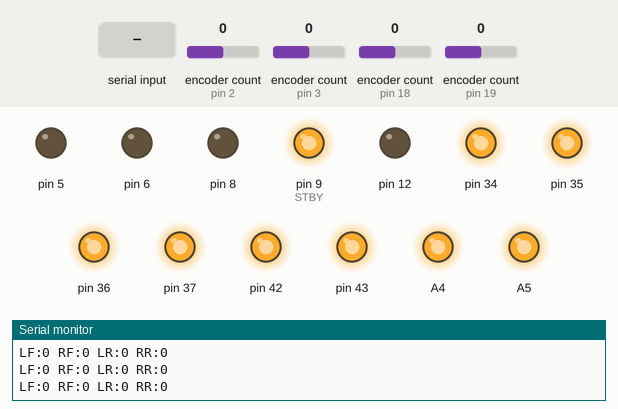
Recording of a sketch running on a simulated Arduino Mega 2560, built with avr-gcc and run on an emulated ATmega2560. Shown: output pins drawn as LEDs (lit = HIGH), the last lines printed to the serial monitor. The inputs (shaded band) are chosen by the test bench; at power-on: encoder count (sensors on pin 2, pin 19, pin 3, pin 18) 0.

Above: at 1.2 s.
1.3 s: "w\n" received over Serial
At 1.6 s:
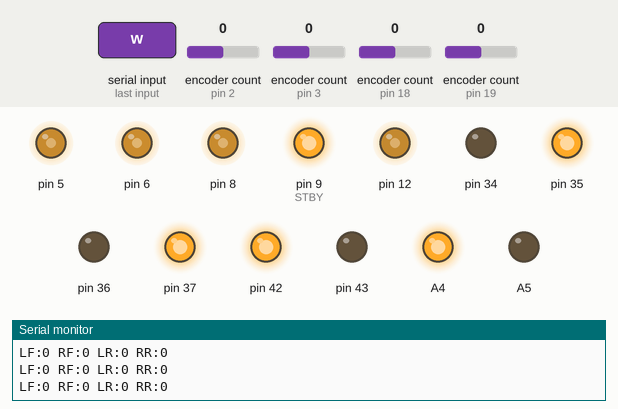
2.8 s: encoder count (sensor on pin 2) set to 1
At 3.8 s:
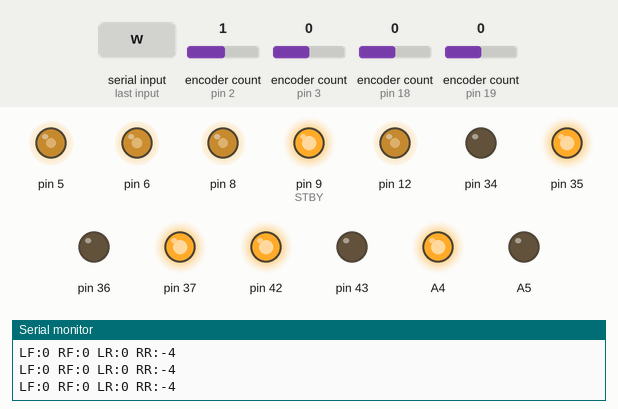
4.3 s: encoder count (sensor on pin 19) set to 4
At 5.4 s:
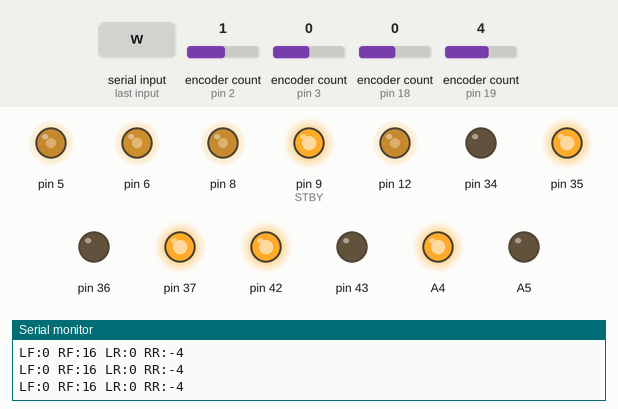
5.8 s: "s\n" received over Serial
At 6.9 s:
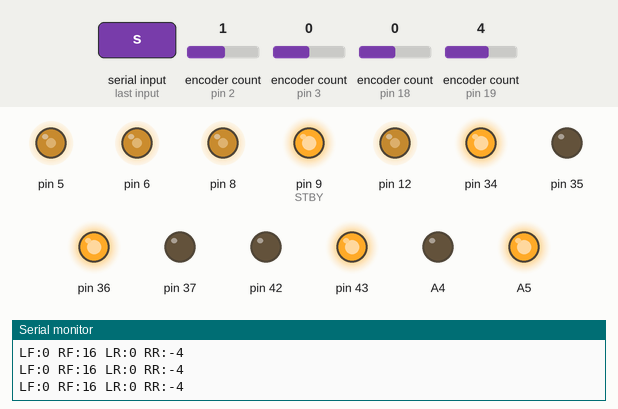
7.3 s: encoder count (sensor on pin 3) set to 1
At 7.9 s:
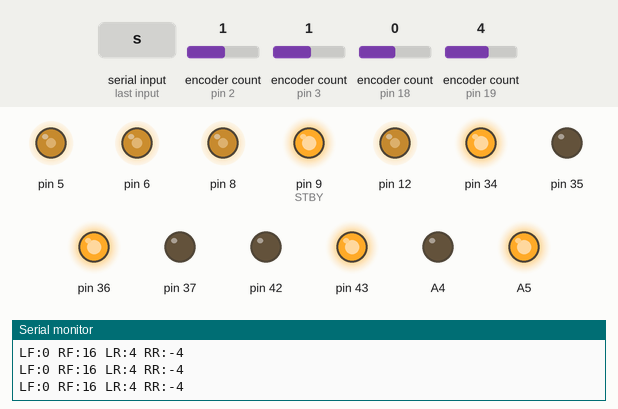
8.8 s: encoder count (sensor on pin 18) set to 4
At 9.6 s:
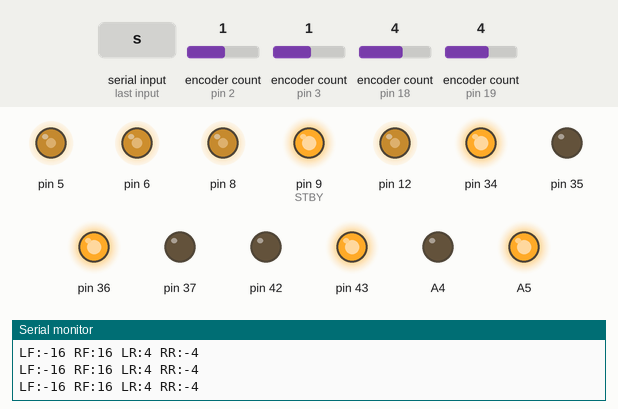
Timing chart, 0 to 11.3 s (numbered marks = the images above; inputs shaded):
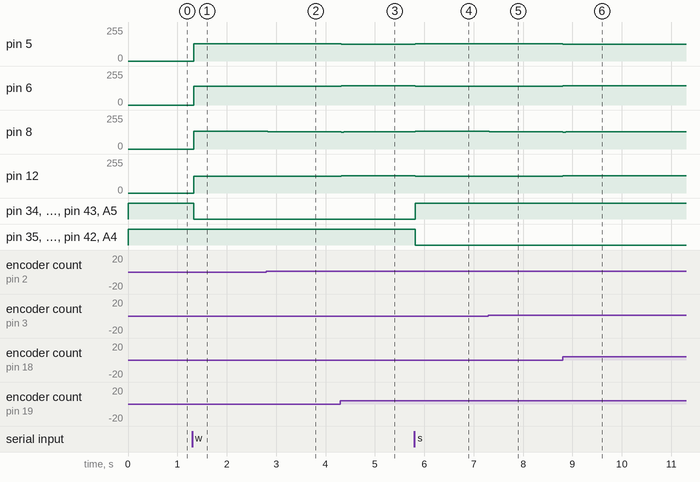

The sketch:

motor_controller.ino
```cpp
/**************************************************************
 * SAFRS AGV - 4WD Motor Controller (Arduino Mega 2560)
 * -----------------------------------------------------------
 * Controls:
 *   - 4 × TB6612FNG Motor Drivers (LF, RF, LR, RR)
 *   - Quadrature Encoders (per wheel)
 *   - PID-based straight driving
 *   - Turn balancing using encoder feedback
 *
 * Works with:
 *   motor_serial_bridge.py on Motor Raspberry Pi
 *
 * Serial Commands:
 *   w → Forward
 *   s → Backward
 *   a → Turn Left
 *   d → Turn Right
 *   x → Stop
 *
 * Status Output:
 *   Prints encoder data every loop:
 *     LF:<val> RF:<val> LR:<val> RR:<val>
 *
 *************************************************************/

#include "tb6612_motor.h"

// ============================================================
//  Motor Definitions (Remapped to LF / RF / LR / RR)
// ============================================================

// LF = original M1
SPDMotor *LF = new SPDMotor(18, 31, true, 12, 35, 34);

// RF = original M2
SPDMotor *RF = new SPDMotor(19, 38, false, 8, 37, 36);

// LR = original M3
SPDMotor *LR = new SPDMotor(3, 49, true, 6, 42, 43);

// RR = original M4
SPDMotor *RR = new SPDMotor(2, A1, false, 5, A4, A5);

#define STBY 9

// ============================================================
//  Speed Configuration
// ============================================================
int speed = 127;
const int maxSpeed = 255;

// Base driving scale (tuned per wheel)
float scale_LF = 0.99f;
float scale_RF = 1.05f;
float scale_LR = 1.10f;
float scale_RR = 1.03f;

// Turning scale
float turn_LF = 1.10f;
float turn_RF = 1.05f;
float turn_LR = 1.15f;
float turn_RR = 1.05f;

// Motor direction correction
int dir_LF = -1;
int dir_RF = -1;
int dir_LR = -1;
int dir_RR = -1;

// Encoder sign
int sign_LF = 1;
int sign_RF = 1;
int sign_LR = -1;
int sign_RR = -1;

// ============================================================
// PID Controller
// ============================================================
float Kp = 0.8f, Ki = 0.0f, Kd = 0.1f;
float error = 0, prev_error = 0, integral = 0;

float computePID(float leftEnc, float rightEnc) {

    float e = fabs(leftEnc) - fabs(rightEnc);
    error = e;

    integral += e;
    integral = constrain(integral, -300, 300);

    float derivative = e - prev_error;
    prev_error = e;

    float out = Kp * e + Ki * integral + Kd * derivative;
    return constrain(out, -80, 80);
}

void resetPID() {
    error = prev_error = integral = 0;
}

// ============================================================
// Encoder Offset
// ============================================================
long offsetL = 0, offsetR = 0;

void resetEncoders() {
    long lf = sign_LF * LF->getEncoderPosition();
    long rf = sign_RF * RF->getEncoderPosition();
    long lr = sign_LR * LR->getEncoderPosition();
    long rr = sign_RR * RR->getEncoderPosition();

    offsetL = (lf + lr) / 2;
    offsetR = (rf + rr) / 2;
}

// ============================================================
// Command Enum
// ============================================================
enum Command { STOP, FORWARD, BACKWARD, TURN_LEFT, TURN_RIGHT };
Command current_cmd = STOP;

// ============================================================
// Deadzone Compensation
// ============================================================
inline int with_deadzone(int pwm) {
    if (pwm == 0) return 0;
    int s = (pwm > 0) ? 1 : -1;
    if (abs(pwm) < 20) return s * 20;
    return pwm;
}

// ============================================================
// Motor Stop
// ============================================================
void stop_all() {
    LF->hardStop();
    RF->hardStop();
    LR->hardStop();
    RR->hardStop();
}

// ============================================================
// Setup
// ============================================================
void setup() {

    Serial.begin(115200);
    pinMode(STBY, OUTPUT);
    digitalWrite(STBY, HIGH);

    stop_all();
    resetEncoders();
    resetPID();

    Serial.println("=== SAFRS 4WD Motor Controller Ready ===");
}

// ============================================================
// Main Loop
// ============================================================
void loop() {

    // =======================
    // Read Serial Command
    // =======================
    while (Serial.available() > 0) {

        String cmd = Serial.readStringUntil('\n');
        cmd.trim();

        bool changed = false;

        if (cmd == "w") { current_cmd = FORWARD; changed = true; }
        else if (cmd == "s") { current_cmd = BACKWARD; changed = true; }
        else if (cmd == "a") { current_cmd = TURN_LEFT; changed = true; }
        else if (cmd == "d") { current_cmd = TURN_RIGHT; changed = true; }
        else if (cmd == "x") { current_cmd = STOP; changed = true; }

        if (changed) {
            resetEncoders();
            resetPID();
        }
    }

    // ===================================================
    // Print Encoder Values
    // ===================================================
    long lf = sign_LF * LF->getEncoderPosition();
    long rf = sign_RF * RF->getEncoderPosition();
    long lr = sign_LR * LR->getEncoderPosition();
    long rr = sign_RR * RR->getEncoderPosition();

    Serial.print("LF:"); Serial.print(lf);
    Serial.print(" RF:"); Serial.print(rf);
    Serial.print(" LR:"); Serial.print(lr);
    Serial.print(" RR:"); Serial.println(rr);

    // ===================================================
    // TURN MODE
    // ===================================================
    if (current_cmd == TURN_LEFT || current_cmd == TURN_RIGHT) {

        int baseTurn = speed;

        long leftEnc  = (lf + lr) / 2 - offsetL;
        long rightEnc = (rf + rr) / 2 - offsetR;

        float correction = constrain(computePID(leftEnc, rightEnc), -20, 20);

        int Lcmd, Rcmd;

        if (current_cmd == TURN_LEFT) {
            Lcmd = -(baseTurn - correction);
            Rcmd =  (baseTurn - correction);
        } else {
            Lcmd =  (baseTurn - correction);
            Rcmd = -(baseTurn - correction);
        }

        auto turn_deadzone = [](int pwm) {
            if (pwm == 0) return 0;
            int s = (pwm > 0) ? 1 : -1;
            if (abs(pwm) < 15) return s * 15;
            return pwm;
        };

        Lcmd = turn_deadzone(Lcmd);
        Rcmd = turn_deadzone(Rcmd);

        LF->speed(constrain(Lcmd * scale_LF * turn_LF, -255, 255) * dir_LF);
        LR->speed(constrain(Lcmd * scale_LR * turn_LR, -255, 255) * dir_LR);
        RF->speed(constrain(Rcmd * scale_RF * turn_RF, -255, 255) * dir_RF);
        RR->speed(constrain(Rcmd * scale_RR * turn_RR, -255, 255) * dir_RR);

        delay(50);
        return;
    }

    // ===================================================
    // FORWARD / BACKWARD
    // ===================================================
    if (current_cmd == STOP) {
        stop_all();
        delay(50);
        return;
    }

    long leftEnc  = (lf + lr) / 2 - offsetL;
    long rightEnc = (rf + rr) / 2 - offsetR;

    float correction = computePID(leftEnc, rightEnc);
    int baseSpeed = (current_cmd == FORWARD) ? speed : -speed;

    int leftPID  = with_deadzone(constrain(baseSpeed - correction, -maxSpeed, maxSpeed));
    int rightPID = with_deadzone(constrain(baseSpeed + correction, -maxSpeed, maxSpeed));

    LF->speed(constrain(leftPID  * scale_LF, -255, 255) * dir_LF);
    LR->speed(constrain(leftPID  * scale_LR, -255, 255) * dir_LR);
    RF->speed(constrain(rightPID * scale_RF, -255, 255) * dir_RF);
    RR->speed(constrain(rightPID * scale_RR, -255, 255) * dir_RR);

    delay(50);
}
```

tb6612_motor.cpp
```cpp
/**************************************************************
 * TB6612 Motor Driver Class for SAFRS AGV
 * Requires: Paul Stoffregen Encoder Library
 *************************************************************/

#include "tb6612_motor.h"

SPDMotor::SPDMotor(int encoderA, int encoderB, bool encoderReversed,
                   int motorPWM, int motorDir1, int motorDir2) {

    _encoder = new Encoder(encoderA, encoderB);
    _encoderReversed = encoderReversed;

    _motorPWM = motorPWM;
    pinMode(_motorPWM, OUTPUT);

    _motorDir1 = motorDir1;
    pinMode(_motorDir1, OUTPUT);

    _motorDir2 = motorDir2;
    pinMode(_motorDir2, OUTPUT);
}

void SPDMotor::speed(int speedPWM) {

    _speed = speedPWM;

    if (speedPWM == 0) {
        digitalWrite(_motorDir1, LOW);
        digitalWrite(_motorDir2, LOW);
        analogWrite(_motorPWM, 255);
        return;
    }

    if (speedPWM > 0) {
        digitalWrite(_motorDir1, LOW);
        digitalWrite(_motorDir2, HIGH);
        analogWrite(_motorPWM, min(speedPWM, 255));
    } else {
        digitalWrite(_motorDir1, HIGH);
        digitalWrite(_motorDir2, LOW);
        analogWrite(_motorPWM, min(-speedPWM, 255));
    }
}

void SPDMotor::hardStop() {
    _speed = 0;
    digitalWrite(_motorDir1, HIGH);
    digitalWrite(_motorDir2, HIGH);
    analogWrite(_motorPWM, 0);
}

int SPDMotor::getSpeed() {
    return _speed;
}

long SPDMotor::getEncoderPosition() {
    long pos = _encoder->read();
    return _encoderReversed ? -pos : pos;
}
```

tb6612_motor.h
```cpp
#ifndef TB6612_MOTOR
#define TB6612_MOTOR

#include <Encoder.h>

class SPDMotor {

public:
    SPDMotor(int encoderA, int encoderB, bool encoderReversed,
             int motorPWM, int motorDir1, int motorDir2);

    void speed(int pwm);
    void hardStop();

    int getSpeed();
    long getEncoderPosition();

private:
    Encoder *_encoder;
    bool _encoderReversed;

    int _motorPWM, _motorDir1, _motorDir2;
    int _speed;
};

#endif
```

Measured:
- after the input at 1.3 s, pin 5: 0/255 → 130/255 at once; pin 6: 0/255 → 139/255 at once; pin 8: 0/255 → 133/255 at once; pin 12: 0/255 → 125/255 at once; pin 34, pin 36, pin 43, A5: HIGH → LOW at once
- after the input at 2.8 s, pin 5: 130/255 → 128/255 at once; pin 6: 139/255 → 140/255 at once; pin 8: 133/255 → 131/255 at once; pin 12: 125/255 → 126/255 at once
- after the input at 4.3 s, pin 5: 128/255 → 125/255 at once; pin 6: 140/255 → 144/255 at once; pin 8: 131/255 → 128/255 at once; pin 12: 126/255 → 129/255 at once
- after the input at 5.8 s, pin 5: 125/255 → 130/255 at once; pin 6: 144/255 → 139/255 at once; pin 8: 128/255 → 133/255 at once; pin 12: 129/255 → 125/255 at once; pin 34, pin 36, pin 43, A5: LOW → HIGH at once
- after the input at 7.3 s, pin 5: 130/255 → 128/255 at once; pin 6: 139/255 → 140/255 at once; pin 8: 133/255 → 131/255 at once; pin 12: 125/255 → 126/255 at once
- after the input at 8.8 s, pin 5: 128/255 → 125/255 at once; pin 6: 140/255 → 144/255 at once; pin 8: 131/255 → 128/255 at once; pin 12: 126/255 → 129/255 at once
